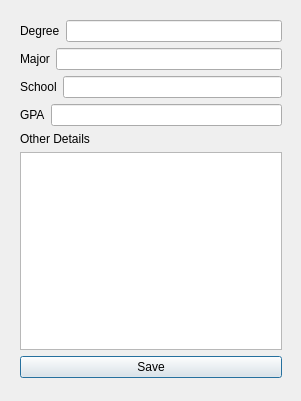
<?xml version="1.0" encoding="UTF-8"?>
<ui version="4.0">
 <class>seekerEducation</class>
 <widget class="QDialog" name="seekerEducation">
  <property name="geometry">
   <rect>
    <x>0</x>
    <y>0</y>
    <width>301</width>
    <height>401</height>
   </rect>
  </property>
  <property name="windowTitle">
   <string>Dialog</string>
  </property>
  <widget class="QWidget" name="">
   <property name="geometry">
    <rect>
     <x>20</x>
     <y>20</y>
     <width>262</width>
     <height>358</height>
    </rect>
   </property>
   <layout class="QVBoxLayout" name="verticalLayout_2">
    <item>
     <layout class="QFormLayout" name="formLayout">
      <item row="2" column="0" colspan="2">
       <layout class="QHBoxLayout" name="horizontalLayout">
        <item>
         <widget class="QLabel" name="label_school">
          <property name="text">
           <string>School</string>
          </property>
         </widget>
        </item>
        <item>
         <widget class="QLineEdit" name="edit_school"/>
        </item>
       </layout>
      </item>
      <item row="3" column="0" colspan="2">
       <layout class="QHBoxLayout" name="horizontalLayout_2">
        <item>
         <widget class="QLabel" name="label_gpa">
          <property name="text">
           <string>GPA</string>
          </property>
         </widget>
        </item>
        <item>
         <widget class="QLineEdit" name="edit_gpa"/>
        </item>
       </layout>
      </item>
      <item row="1" column="0" colspan="2">
       <layout class="QHBoxLayout" name="horizontalLayout_3">
        <item>
         <widget class="QLabel" name="label_major">
          <property name="text">
           <string>Major</string>
          </property>
         </widget>
        </item>
        <item>
         <widget class="QLineEdit" name="edit_major"/>
        </item>
       </layout>
      </item>
      <item row="0" column="0" colspan="2">
       <layout class="QHBoxLayout" name="horizontalLayout_4">
        <item>
         <widget class="QLabel" name="label_degree">
          <property name="text">
           <string>Degree</string>
          </property>
         </widget>
        </item>
        <item>
         <widget class="QLineEdit" name="edit_degree"/>
        </item>
       </layout>
      </item>
      <item row="4" column="0" colspan="2">
       <layout class="QVBoxLayout" name="verticalLayout">
        <item>
         <widget class="QLabel" name="label_details">
          <property name="text">
           <string>Other Details</string>
          </property>
         </widget>
        </item>
        <item>
         <widget class="QTextEdit" name="edit_details"/>
        </item>
       </layout>
      </item>
     </layout>
    </item>
    <item>
     <widget class="QPushButton" name="button_saveInfo">
      <property name="text">
       <string>Save</string>
      </property>
     </widget>
    </item>
   </layout>
  </widget>
 </widget>
 <resources/>
 <connections/>
</ui>
